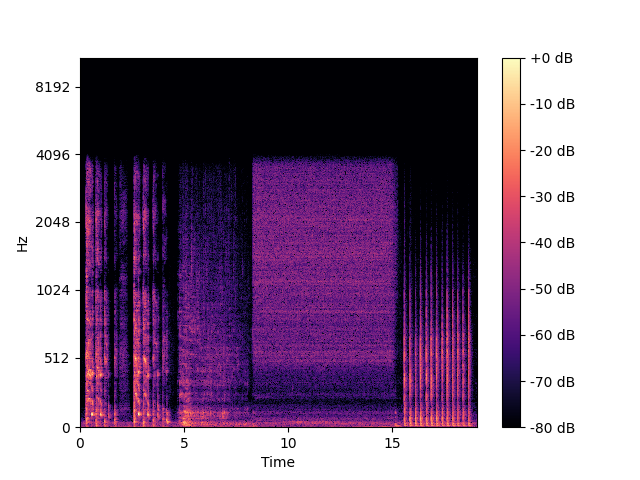

Generate this figure with Python:
import librosa
import librosa.display
import argparse
import matplotlib.pyplot as plt
import numpy as np

class Options:
    """
    A class to manage command line options
    """

    infile = ""         # file list that we will read looking for entries
    
    image = 'logmel.png'  # image name output

    def __init__(self):
        """
        Inits the class
        """
        self.infile = ""
        
        self._get_command_line_arguments()

    # End of init() function


    def _get_command_line_arguments(self):
        """
        Defines and gets all the arguments for the command line using
        argparse module. This function is called in the __init__ function
        of this class.
        """

        parser = argparse.ArgumentParser(description='Script to analyse flexlm log files.')

        parser.add_argument('-i', '--image', action='store', dest='image', help='Image output name, defaults to logmel.png', default='logmel.png')
        parser.add_argument('files', metavar='Files', type=str, help='Input audio file')

        self.options = parser.parse_args()

        
        self.image = self.options.image
        self.infile = self.options.files


my_opts = Options()

filename = my_opts.infile
y, sr = librosa.load(filename)
whale_song, _ = librosa.effects.trim(y)
n_fft = 2048
hop_length = 512
n_mels = 128
D = np.abs(librosa.stft(whale_song, n_fft=n_fft,  hop_length=hop_length))
DB = librosa.amplitude_to_db(D, ref=np.max)
mel = librosa.filters.mel(sr=sr, n_fft=n_fft, n_mels=n_mels)
librosa.display.specshow(DB, sr=sr, hop_length=hop_length, x_axis='time', y_axis='mel')

plt.colorbar(format='%+2.0f dB')
plt.plot(DB)
plt.savefig(Options.image)